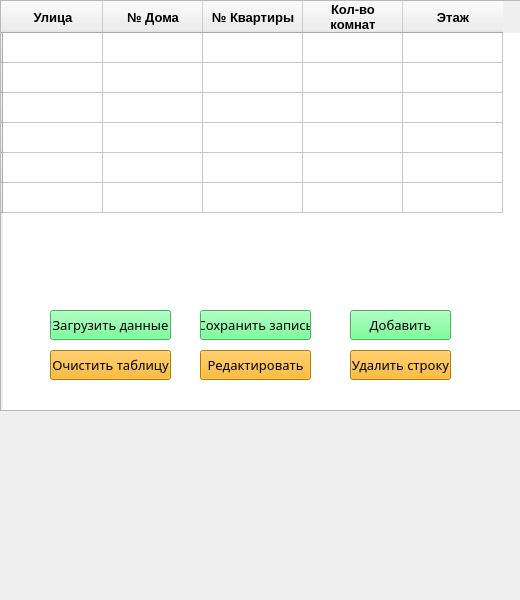
<?xml version="1.0" encoding="UTF-8"?>
<ui version="4.0">
 <class>MainWindow</class>
 <widget class="QMainWindow" name="MainWindow">
  <property name="geometry">
   <rect>
    <x>0</x>
    <y>0</y>
    <width>520</width>
    <height>600</height>
   </rect>
  </property>
  <property name="windowTitle">
   <string>MainWindow</string>
  </property>
  <widget class="QWidget" name="centralwidget">
   <widget class="QTableWidget" name="tableWidget">
    <property name="geometry">
     <rect>
      <x>0</x>
      <y>0</y>
      <width>611</width>
      <height>411</height>
     </rect>
    </property>
    <property name="font">
     <font>
      <pointsize>10</pointsize>
     </font>
    </property>
    <attribute name="horizontalHeaderVisible">
     <bool>true</bool>
    </attribute>
    <attribute name="horizontalHeaderCascadingSectionResizes">
     <bool>false</bool>
    </attribute>
    <attribute name="verticalHeaderHighlightSections">
     <bool>false</bool>
    </attribute>
    <attribute name="verticalHeaderShowSortIndicator" stdset="0">
     <bool>false</bool>
    </attribute>
    <row>
     <property name="text">
      <string/>
     </property>
     <property name="textAlignment">
      <set>AlignCenter</set>
     </property>
    </row>
    <row>
     <property name="text">
      <string/>
     </property>
    </row>
    <row>
     <property name="text">
      <string/>
     </property>
    </row>
    <row>
     <property name="text">
      <string/>
     </property>
    </row>
    <row>
     <property name="text">
      <string/>
     </property>
    </row>
    <row>
     <property name="text">
      <string/>
     </property>
    </row>
    <column>
     <property name="text">
      <string>Улица</string>
     </property>
     <property name="font">
      <font>
       <weight>75</weight>
       <bold>true</bold>
      </font>
     </property>
    </column>
    <column>
     <property name="text">
      <string>№ Дома</string>
     </property>
     <property name="font">
      <font>
       <weight>75</weight>
       <bold>true</bold>
      </font>
     </property>
    </column>
    <column>
     <property name="text">
      <string>№ Квартиры</string>
     </property>
     <property name="font">
      <font>
       <weight>75</weight>
       <bold>true</bold>
      </font>
     </property>
    </column>
    <column>
     <property name="text">
      <string>Кол-во
комнат</string>
     </property>
     <property name="font">
      <font>
       <weight>75</weight>
       <bold>true</bold>
      </font>
     </property>
    </column>
    <column>
     <property name="text">
      <string>Этаж</string>
     </property>
     <property name="font">
      <font>
       <weight>75</weight>
       <bold>true</bold>
      </font>
     </property>
    </column>
   </widget>
   <widget class="QPushButton" name="pushButton_3">
    <property name="geometry">
     <rect>
      <x>350</x>
      <y>310</y>
      <width>101</width>
      <height>30</height>
     </rect>
    </property>
    <property name="font">
     <font>
      <family>Mongolian Baiti</family>
      <pointsize>10</pointsize>
     </font>
    </property>
    <property name="styleSheet">
     <string notr="true">background-color: rgb(85, 255, 127);</string>
    </property>
    <property name="text">
     <string>Добавить</string>
    </property>
   </widget>
   <widget class="QPushButton" name="pushButton">
    <property name="geometry">
     <rect>
      <x>50</x>
      <y>310</y>
      <width>121</width>
      <height>30</height>
     </rect>
    </property>
    <property name="font">
     <font>
      <family>Mongolian Baiti</family>
      <pointsize>10</pointsize>
     </font>
    </property>
    <property name="styleSheet">
     <string notr="true">background-color: rgb(85, 255, 127);</string>
    </property>
    <property name="text">
     <string>Загрузить данные</string>
    </property>
   </widget>
   <widget class="QPushButton" name="pushButton_2">
    <property name="geometry">
     <rect>
      <x>50</x>
      <y>350</y>
      <width>121</width>
      <height>30</height>
     </rect>
    </property>
    <property name="font">
     <font>
      <family>Mongolian Baiti</family>
      <pointsize>10</pointsize>
     </font>
    </property>
    <property name="styleSheet">
     <string notr="true">background-color: rgb(255, 170, 0);</string>
    </property>
    <property name="text">
     <string>Очистить таблицу</string>
    </property>
   </widget>
   <widget class="QPushButton" name="pushButton_4">
    <property name="geometry">
     <rect>
      <x>350</x>
      <y>350</y>
      <width>101</width>
      <height>30</height>
     </rect>
    </property>
    <property name="font">
     <font>
      <family>Mongolian Baiti</family>
      <pointsize>10</pointsize>
     </font>
    </property>
    <property name="styleSheet">
     <string notr="true">background-color: rgb(255, 170, 0);</string>
    </property>
    <property name="text">
     <string>Удалить строку</string>
    </property>
   </widget>
   <widget class="QPushButton" name="pushButton_5">
    <property name="geometry">
     <rect>
      <x>200</x>
      <y>350</y>
      <width>111</width>
      <height>30</height>
     </rect>
    </property>
    <property name="font">
     <font>
      <family>Mongolian Baiti</family>
      <pointsize>10</pointsize>
     </font>
    </property>
    <property name="styleSheet">
     <string notr="true">background-color: rgb(255, 170, 0);</string>
    </property>
    <property name="text">
     <string>Редактировать</string>
    </property>
   </widget>
   <widget class="QPushButton" name="pushButton_6">
    <property name="geometry">
     <rect>
      <x>200</x>
      <y>310</y>
      <width>111</width>
      <height>30</height>
     </rect>
    </property>
    <property name="font">
     <font>
      <family>Mongolian Baiti</family>
      <pointsize>10</pointsize>
     </font>
    </property>
    <property name="styleSheet">
     <string notr="true">background-color: rgb(85, 255, 127);</string>
    </property>
    <property name="text">
     <string>Сохранить запись</string>
    </property>
   </widget>
  </widget>
 </widget>
 <resources/>
 <connections/>
</ui>
